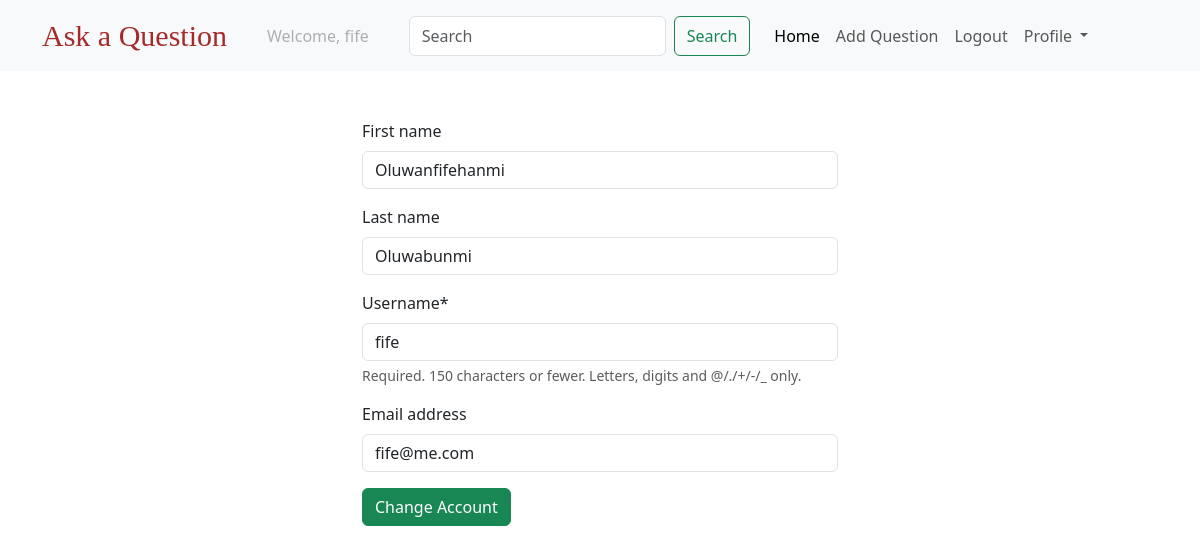
Screenshot of /profile/ (signed in) with the database file from the repository.
### users/models.py (models this page shows)
class CustomUser(AbstractUser):
    pass

### questions/views.py (the view)
# urls.py: path('profile/', change_profile, name='change_profile'),
def change_profile(request):
    if request.method == "POST":
        form = ProfileForm(request.POST, instance=request.user)
        if form.is_valid():
            form.save()
            messages.success(request, 'Profile updated successfully')
    form = ProfileForm(instance=request.user)
    return render(request, 'registration/profile.html', {'form': form})

### questions/forms.py
class ProfileForm(forms.ModelForm):
    class Meta:
        model = User
        fields = ['first_name', 'last_name', 'username', 'email']

### templates/registration/profile.html (shortened to what this page needs)
{% extends 'base.html' %}
{% load crispy_forms_tags%}
{% block body %}
    <div class="container mt-5 profile-style">
        <form action="" method="post" novalidate>
            {{ form | crispy }}
            <input type="submit" value="Change Account" class="btn btn-success">
        </form>
    </div>
{% endblock  %}

### templates/navbar.html (shortened to what this page needs)
<nav class="navbar navbar-expand-lg bg-body-tertiary">
    <div class="container">
      <a class="navbar-brand text-style" href="#">Ask a Question</a>
      <div class="collapse navbar-collapse" id="navbarSupportedContent">
        <ul class="navbar-nav me-auto mb-2 mb-lg-0">
            {% if request.user.is_authenticated %}
            <li class="nav-item mx-3">
                <a class="nav-link disabled">Welcome, {{request.user.username}}</a>
            </li>
            <form class="d-flex mx-3" role="search">
              <input class="form-control me-2" type="search" placeholder="Search" aria-label="Search">
              <button class="btn btn-outline-success" type="submit">Search</button>
            </form>
          <li class="nav-item">
            <a class="nav-link active" aria-current="page" href="{% url 'qlist' %}">Home</a>
          </li>
          <li class="nav-item">
            <a class="nav-link" href="{% url 'create_question' %}">Add Question </a>
          </li>
          <li class="nav-item">
            <a class="nav-link" href="{% url 'logout' %}">Logout </a>
          </li>
          <li class="nav-item dropdown">
            <a class="nav-link dropdown-toggle" href="#" role="button" data-bs-toggle="dropdown" aria-expanded="false">
              Profile
            </a>
          </li>
        </ul>
      </div>
    </div>
  </nav>

### templates/navbar.html (style rules this page uses)
.text-style { font-size: 30px !important; font-family: fantasy !important; color: brown !important; }

### templates/registration/profile.html (style rules this page uses)
.profile-style { width: 500px; height: auto; }

### rows the page displays
CustomUser: user.username "fife", first_name "Oluwanfifehanmi", last_name "Oluwabunmi", username "fife", email "fife@me.com"
